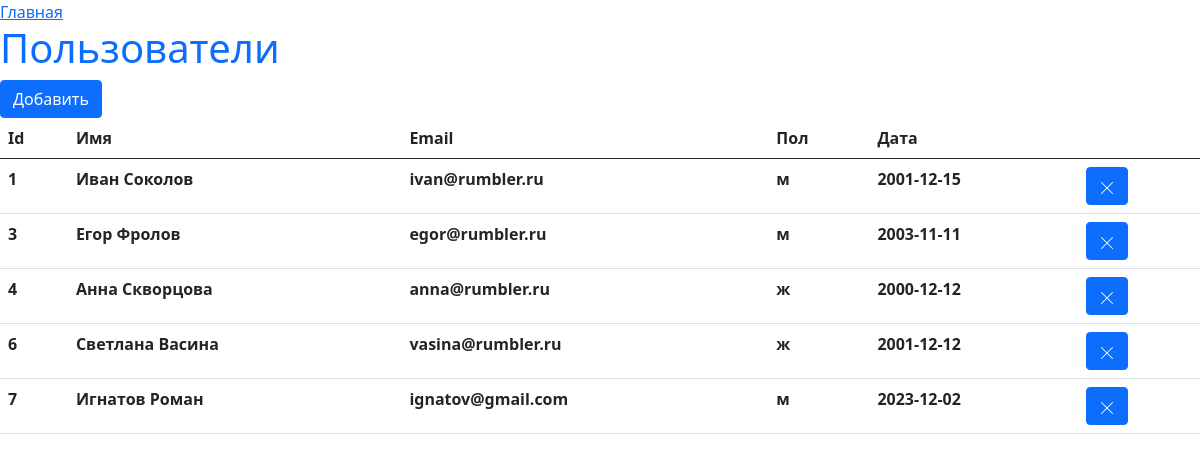
Screenshot of /users with the database file from the repository.
### app/models.py (models this page shows, shortened)
class User(db.Model):
    id = db.Column(db.Integer, primary_key=True)
    username = db.Column(db.String(64), index=True, unique=True)
    email = db.Column(db.String(120), index=True, unique=True)
    gender = db.Column(db.String(3))
    date = db.Column(db.Date())
    is_active = db.Column(db.Integer)

### app/routes.py (the view)
@app.route('/users')
def users():
    users = db.session.query(User).where(User.is_active == 1)
    return render_template('users.html', users=users)

### app/templates/users.html (shortened to what this page needs)
<!DOCTYPE html>
<html>
  <head>
    <link rel="stylesheet" href="../scatic/style.css">
    <link href="https://cdn.jsdelivr.net/npm/bootstrap@5.0.2/dist/css/bootstrap.min.css" rel="stylesheet">
  </head>
  <body>
    <a href="{{url_for('index')}}">Главная</a>
    <div>
      <h1 class="text-primary">Пользователи</h1>
    </div>
    <div>
      <form method="post" action="/add_form">
        <button type="submit" class="btn btn-primary">Добавить</button>
      </form>
    </div>
    <table class ="table">
      <thead class ="thead">
        <tr>
          <th>Id</th>
          <th>Имя</th>
          <th>Email</th>
          <th>Пол</th>
          <th>Дата</th>
          <th></th>
        </tr>
      </thead>
      <tbody >
        {% for user in users %}
          <tr>
            <th>{{user.id}}</th>
            <th>{{user.username}}</th>
            <th>{{user.email}}</th>
            <th>{{user.gender}}</th>
            <th>{{user.date}}</th>
            <th>
              <form action="{{ url_for('delete', id=user.id) }}" method="post">
                <button type="submit" class="btn btn-primary">
                </button>
              </form>
            </th>
          </tr>
        {% endfor %}
      </tbody>
    </table>
  </body>
</html>

### rows the page displays
User: id "1", username "Иван Соколов", email "ivan@rumbler.ru", gender "м", date "2001-12-15"
User: id "3", username "Егор Фролов", email "egor@rumbler.ru", gender "м", date "2003-11-11"
User: id "4", username "Анна Скворцова", email "anna@rumbler.ru", gender "ж", date "2000-12-12"
User: id "6", username "Светлана Васина", email "vasina@rumbler.ru", gender "ж", date "2001-12-12"
User: id "7", username "Игнатов Роман", email "ignatov@gmail.com", gender "м", date "2023-12-02"
